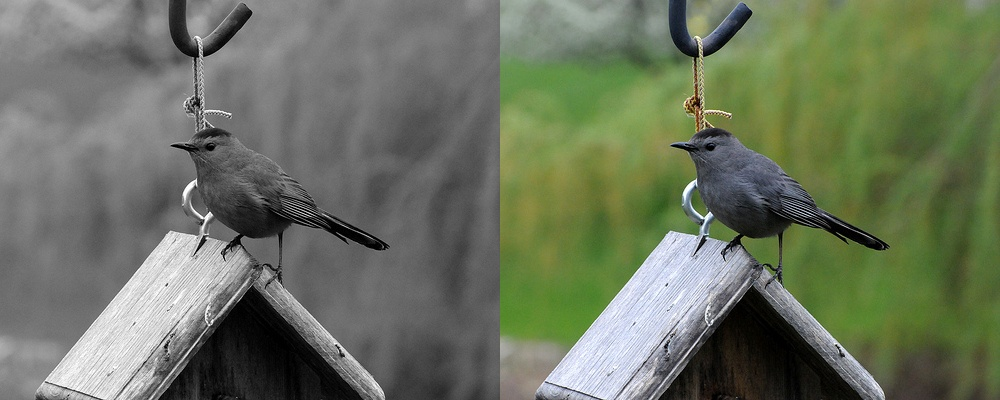
#> input picture pix2pix/datasets/colorize/train/Gray_Catbird_0019_20567.jpg, 1000 x 400 px, given in place of test.png, which was not available
$ jupyter execute processData.ipynb
#> lines starting #> are read from the running program, lines starting #| are printed output that depends on the picture; pictures that were not available may be replaced by others from this repository, and a replacement may not be noted
[cell 1]
import cv2
import os
import numpy as np
import shutil
import matplotlib.pyplot as plt
import matplotlib.image as mpimg

[cell 2]
DATA_DIR = 'toys_data'
GRAY_DIR = 'gray_data'
OUTPUT_DIR = '../Train_AB/train'
FULL_DIR = 'toys_data_small'

[cell 3]
for i in (os.listdir(DATA_DIR)):

    if i.endswith('.png'):
        img = cv2.imread(os.path.join(DATA_DIR, i))
        gray = cv2.cvtColor(img, cv2.COLOR_BGR2GRAY)
        gray[0:25, 0:25] = 0
        gray[50:75, 0:25] = 0
        gray[100:125, 0:25] = 0
        gray[150:175, 0:25] = 0
        gray[200:225, 0:25] = 0


        gray[0:25, 50:75] = 0
        gray[50:75, 50:75] = 0
        gray[100:125, 50:75] = 0
        gray[150:175, 50:75] = 0
        gray[200:225, 50:75] = 0


        gray[0:25, 100:125] = 0
        gray[50:75, 100:125] = 0
        gray[100:125, 100:125] = 0
        gray[150:175, 100:125] = 0
        gray[200:225, 100:125] = 0


        gray[0:25, 150:175] = 0
        gray[50:75, 150:175] = 0
        gray[100:125, 150:175] = 0
        gray[150:175, 150:175] = 0
        gray[200:225, 150:175] = 0

        gray[0:25, 200:224] = 0
        gray[50:75, 200:224] = 0
        gray[100:125, 200:224] = 0
        gray[150:175, 200:224] = 0
        gray[200:225, 200:224] = 0

        blur = cv2.blur(gray,(7, 7))
        cv2.imwrite(os.path.join(GRAY_DIR, i), blur)

[cell 4]
for i in (os.listdir(DATA_DIR)):

    if i.endswith('.png'):
        image1 = cv2.imread(os.path.join(DATA_DIR, i))
        image2 = cv2.imread(os.path.join(GRAY_DIR, i))
        concat = np.concatenate([image1, image2], 1)
        cv2.imwrite(os.path.join(OUTPUT_DIR, i), concat)

[cell 5]
#####CREATE TEST SET

TEST_DIR = 'test_data'
GRAY_TEST_DIR = 'gray_test_data'
FINAL_TEST_DIR = '../Train_AB/test'

[cell 6]
for i in (os.listdir(FULL_DIR)):
    if "." not in i:
        classPath = os.path.join(FULL_DIR, i)
        for j in os.listdir(classPath):
            if "." not in j and int(j) == 1:
                exposurePath = os.path.join(classPath, j)
                count = 0
                for element in os.listdir(exposurePath):
                    if count == 4:
                        break
                    else:

                        currentPath = os.path.join(exposurePath, element)
                        destinationPath = os.path.join(TEST_DIR, str(i) + "_" + str(element))
#                         print(destinationPath)
#                         print(currentPath)

                        shutil.copyfile(currentPath, destinationPath)
                        count+=1

[cell 7]
for i in (os.listdir(TEST_DIR)):

    if i.endswith('.png'):
        img = cv2.imread(os.path.join(TEST_DIR, i))
        gray = cv2.cvtColor(img, cv2.COLOR_BGR2GRAY)
        gray[0:25, 0:25] = 0
        gray[50:75, 0:25] = 0
        gray[100:125, 0:25] = 0
        gray[150:175, 0:25] = 0
        gray[200:225, 0:25] = 0


        gray[0:25, 50:75] = 0
        gray[50:75, 50:75] = 0
        gray[100:125, 50:75] = 0
        gray[150:175, 50:75] = 0
        gray[200:225, 50:75] = 0


        gray[0:25, 100:125] = 0
        gray[50:75, 100:125] = 0
        gray[100:125, 100:125] = 0
        gray[150:175, 100:125] = 0
        gray[200:225, 100:125] = 0


        gray[0:25, 150:175] = 0
        gray[50:75, 150:175] = 0
        gray[100:125, 150:175] = 0
        gray[150:175, 150:175] = 0
        gray[200:225, 150:175] = 0

        gray[0:25, 200:224] = 0
        gray[50:75, 200:224] = 0
        gray[100:125, 200:224] = 0
        gray[150:175, 200:224] = 0
        gray[200:225, 200:224] = 0

        blur = cv2.blur(gray,(7, 7))
        cv2.imwrite(os.path.join(GRAY_TEST_DIR, i), blur)

[cell 8]
for i in (os.listdir(TEST_DIR)):

    if i.endswith('.png'):
        image1 = cv2.imread(os.path.join(TEST_DIR, i))
        image2 = cv2.imread(os.path.join(GRAY_TEST_DIR, i))
        concat = np.concatenate([image1, image2], 1)
        cv2.imwrite(os.path.join(FINAL_TEST_DIR, i), concat)

[cell 9]
img = mpimg.imread('test.png')
#> img is the input picture: shape (400, 1000, 3); mean R, G, B 107.7, 115.7, 95.7
print(img.shape)
#| (400, 1000, 3)
gray = cv2.cvtColor(img, cv2.COLOR_BGR2GRAY)
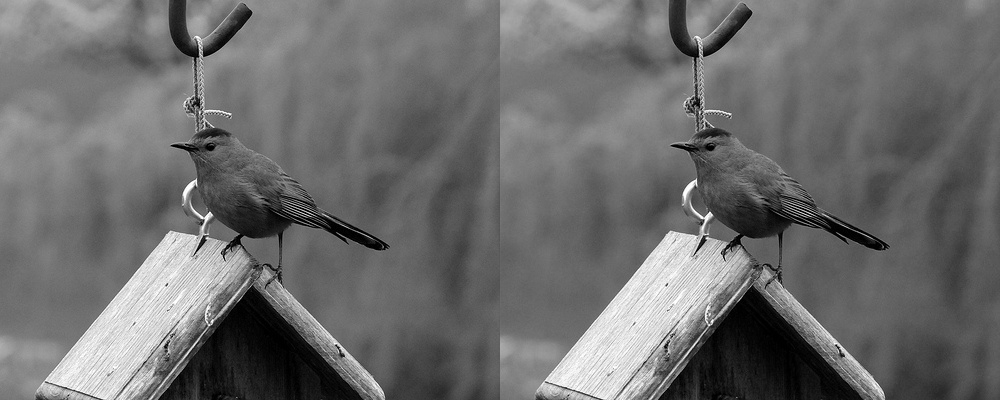
#> gray: shape (400, 1000); min 0, max 255, mean 108.8
gray[0:25, 0:25] = 0
gray[50:75, 0:25] = 0
gray[100:125, 0:25] = 0
gray[150:175, 0:25] = 0
gray[200:225, 0:25] = 0


gray[0:25, 50:75] = 0
gray[50:75, 50:75] = 0
gray[100:125, 50:75] = 0
gray[150:175, 50:75] = 0
gray[200:225, 50:75] = 0


gray[0:25, 100:125] = 0
gray[50:75, 100:125] = 0
gray[100:125, 100:125] = 0
gray[150:175, 100:125] = 0
gray[200:225, 100:125] = 0


gray[0:25, 150:175] = 0
gray[50:75, 150:175] = 0
gray[100:125, 150:175] = 0
gray[150:175, 150:175] = 0
gray[200:225, 150:175] = 0

gray[0:25, 200:224] = 0
gray[50:75, 200:224] = 0
gray[100:125, 200:224] = 0
gray[150:175, 200:224] = 0
gray[200:225, 200:224] = 0
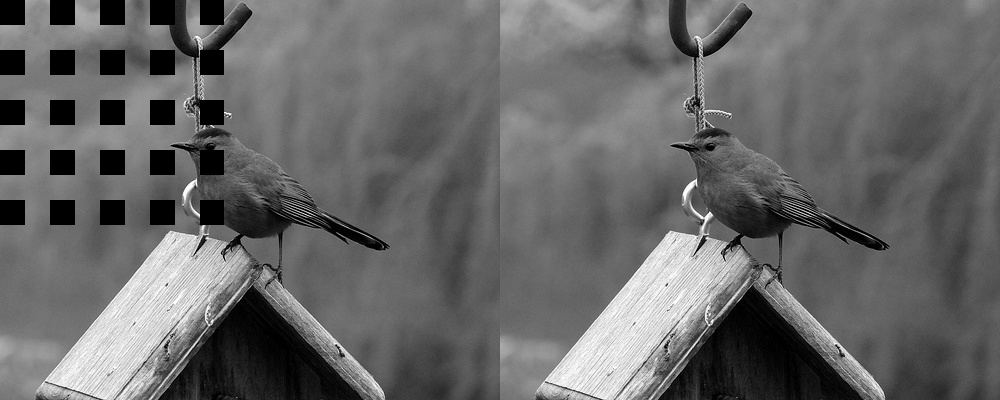
#> gray: shape (400, 1000); min 0, max 255, mean 104

blur = cv2.blur(gray,(7, 7))
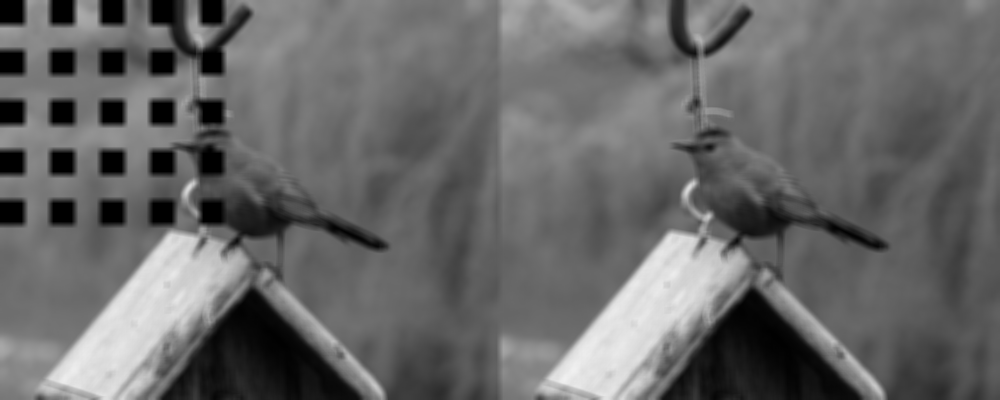
#> blur: shape (400, 1000); min 0, max 240, mean 104
imgplot = plt.imshow(blur)

$ run again, on bird.jpg
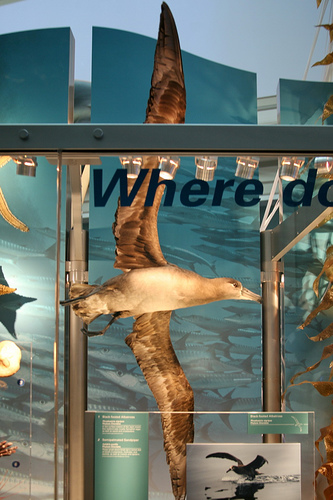
#> input picture bird.jpg, 333 x 500 px, given in place of test.png, which was not available
#> img is the input picture: shape (500, 333, 3); mean R, G, B 105.8, 115.3, 107.3
#| (500, 333, 3)
#> `gray[200:225, 200:224] = 0`:
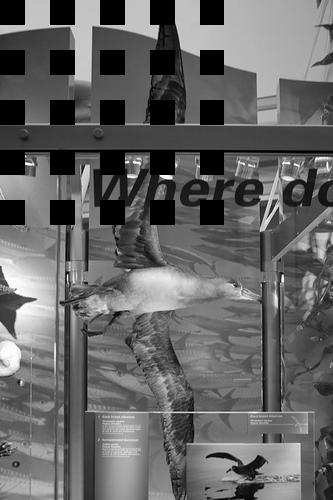
#> gray: shape (500, 333); min 0, max 255, mean 101.2
#> `blur = cv2.blur(gray,(7, 7))`:
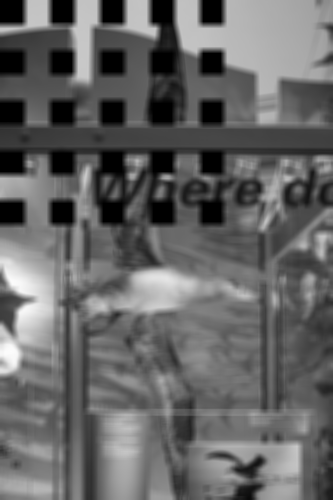
#> blur: shape (500, 333); min 0, max 252, mean 101.2

$ run again, on bird2.jpg
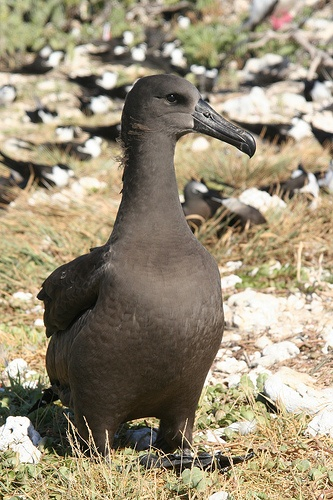
#> input picture bird2.jpg, 333 x 500 px, given in place of test.png, which was not available
#> img is the input picture: shape (500, 333, 3); mean R, G, B 153.5, 142.3, 118.8
#| (500, 333, 3)
#> `gray[200:225, 200:224] = 0`:
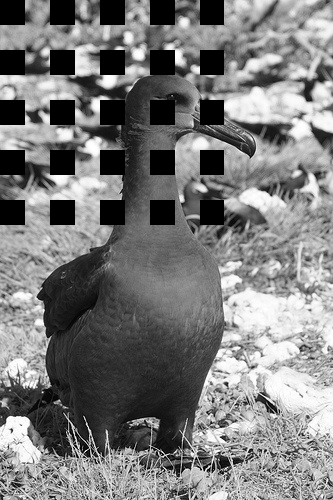
#> gray: shape (500, 333); min 0, max 255, mean 123.3
#> `blur = cv2.blur(gray,(7, 7))`:
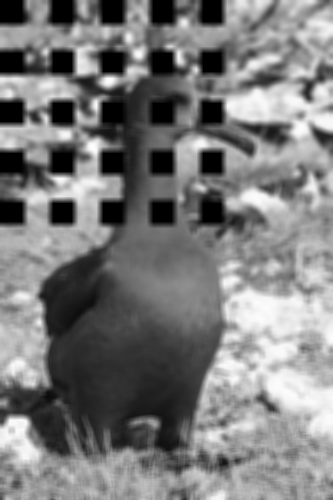
#> blur: shape (500, 333); min 0, max 253, mean 123.3
